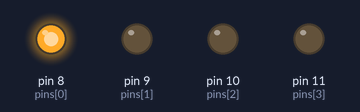
The sketch below on a simulated Arduino Uno, built with avr-gcc and run on an emulated ATmega328P. Parts: output pins drawn as LEDs (lit = HIGH).

Above: at 0.07 s.
At 0.52 s:
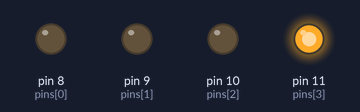
At 1.42 s:
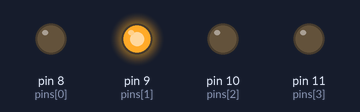
At 2.77 s:
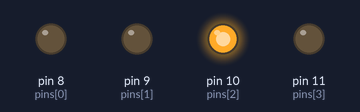
Timing chart, 0 to 3.1 s (numbered marks = the images above):
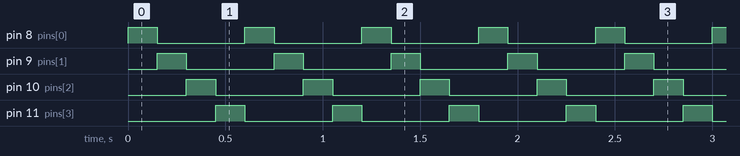

The sketch:

Dancing_LED.ino
```cpp
// Dancing LEDs — Chaser Pattern
int pins[] = {8, 9, 10, 11};
int spd   = 150;
void setup() {
  for (int i = 0; i < 4; i++)
  pinMode(pins[i], OUTPUT);
}
void loop() {
  for (int i = 0; i < 4; i++) {
    digitalWrite(pins[i], HIGH);
    delay(spd);
    digitalWrite(pins[i], LOW);
  }
}
```

Measured:
- by itself, pin 8 (pins[0]), pin 9 (pins[1]), pin 10 (pins[2]), pin 11 (pins[3]): alternates HIGH for 0.15 s and LOW for 0.45 s
- by itself, everything shown: repeats every 0.60 s, in 4 steps
